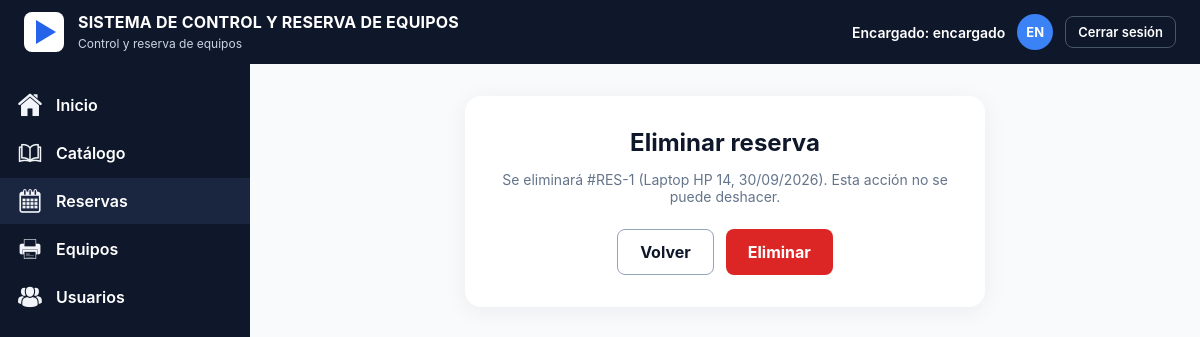
The page /reservas/1/eliminar/ (signed in) on the database its author committed.
### reservas/models.py (models this page shows, shortened)
class Reserva(models.Model):
    CONFIRMADA = "CONFIRMADA"
    CANCELADA = "CANCELADA"
    ESTADOS = [(CONFIRMADA, "Confirmada"), (CANCELADA, "Cancelada")]
    usuario = models.ForeignKey(settings.AUTH_USER_MODEL, on_delete=models.CASCADE, related_name="reservas")
    equipo = models.ForeignKey(Equipo, on_delete=models.CASCADE, related_name="reservas")
    fecha = models.DateField("fecha de uso")
    bloque = models.PositiveSmallIntegerField("bloque horario", choices=BLOQUES)
    estado = models.CharField(max_length=12, choices=ESTADOS, default=CONFIRMADA)
    creada = models.DateTimeField(auto_now_add=True)
    class Meta:
        ordering = ["-fecha", "bloque"]
    @property
    def codigo(self):
        return f"#RES-{self.pk}" if self.pk else "#RES-(nueva)"
    @property
    def horario(self):
        return f"{INICIO_BLOQUE[self.bloque]} - {FIN_BLOQUE[self.bloque]} hrs"

class Equipo(models.Model):
    CATEGORIAS = [
        ("Proyección", "Proyección"),
        ("Video", "Video"),
        ("Computación", "Computación"),
        ("Fotografía", "Fotografía"),
        ("Audio", "Audio"),
        ("Otros", "Otros"),
    ]
    nombre = models.CharField(max_length=100)
    codigo = models.CharField("código interno", max_length=20, unique=True)
    categoria = models.CharField(max_length=30, choices=CATEGORIAS, default="Otros")
    ubicacion = models.CharField("ubicación", max_length=100, blank=True)
    imagen = models.ImageField(upload_to="equipos/", blank=True)
    activo = models.BooleanField(default=True)
    class Meta:
        ordering = ["nombre"]

### reservas/views.py (the view)
# urls.py: path("reservas/<int:pk>/eliminar/", views.reserva_eliminar, name="reserva_eliminar"),
@solo_admin
def reserva_eliminar(request, pk):
    reserva = get_object_or_404(Reserva, pk=pk)
    if request.method == "POST":
        reserva.delete()
        messages.success(request, "La reserva fue eliminada.")
        return redirect("reservas")
    return render(request, "reserva_eliminar.html", {"reserva": reserva})

### reservas/views.py (called while the page is built)
def solo_admin(vista):
    @wraps(vista)
    def envoltura(request, *args, **kwargs):
        if not request.user.is_superuser:
            raise PermissionDenied
        return vista(request, *args, **kwargs)
    return login_required(envoltura)

### templates/reserva_eliminar.html
{% extends "base.html" %}
{% block content %}
<div class="wrap" style="max-width:520px"><div class="card center">
  <h1>Eliminar reserva</h1>
  <p class="mut">Se eliminará {{ reserva.codigo }} ({{ reserva.equipo.nombre }}, {{ reserva.fecha|date:"d/m/Y" }}). Esta acción no se puede deshacer.</p>
  <form method="post">{% csrf_token %}
    <div class="actions" style="justify-content:center"><a class="btn out" href="{% url 'reservas' %}">Volver</a><button class="btn red">Eliminar</button></div>
  </form>
</div></div>
{% endblock %}

### templates/base.html (shortened to what this page needs)
{% load static %}<!DOCTYPE html>
<html lang="es">
<head>
<link rel="stylesheet" href="{% static 'css/style.css' %}">
</head>
<body>
{% with n=request.resolver_match.url_name %}
<header class="topbar">
  <div class="brand">
    <svg viewBox="0 0 40 40" aria-hidden="true"><rect width="40" height="40" rx="8" fill="#fff"/><path d="M12 8l20 12-20 12z" fill="#2563eb"/></svg>
    <div><b>SISTEMA DE CONTROL Y RESERVA DE EQUIPOS</b><small>Control y reserva de equipos</small></div>
  </div>
  {% if user.is_authenticated %}
  <div class="userbox">
    <span>{% if user.is_superuser %}Encargado{% else %}{{ user.perfil.tipo|default:"Usuario" }}{% endif %}: {{ user.first_name|default:user.username }}</span>
    <span class="avatar">{{ user.first_name|default:user.username|slice:":2"|upper }}</span>
    <form method="post" action="{% url 'salir' %}" class="inline">{% csrf_token %}<button class="linkbtn">Cerrar sesión</button></form>
  </div>
  {% endif %}
</header>
<div class="layout">
  <nav class="sidebar" aria-label="Navegación principal">
    <a href="{% url 'inicio' %}" class="{% if n == 'inicio' or n == 'registro' %}active{% endif %}"><img src="{% static 'img/casa.png' %}" alt="">Inicio</a>
    {% if user.is_authenticated %}
    <a href="{% url 'catalogo' %}" class="{% if n == 'catalogo' %}active{% endif %}"><img src="{% static 'img/libro.png' %}" alt="">Catálogo</a>
    <a href="{% url 'reservas' %}" class="{% if n == 'reservas' or n == 'reservar' or 'reserva_' in n %}active{% endif %}"><img src="{% static 'img/calendario.png' %}" alt="">Reservas</a>
    {% if user.is_superuser %}
    <a href="{% url 'equipos' %}" class="{% if n == 'equipos' %}active{% endif %}"><img src="{% static 'img/impresora.png' %}" alt="">Equipos</a>
    <a href="{% url 'usuarios' %}" class="{% if n == 'usuarios' %}active{% endif %}"><img src="{% static 'img/usuarios.png' %}" alt="">Usuarios</a>
    {% endif %}
    {% endif %}
  </nav>
  <main class="content">
    {% block content %}{% endblock %}
  </main>
</div>
{% endwith %}
</body>
</html>

### static/css/style.css (style rules this page uses)
:root { --navy:#0f172a;--navy2:#1a2540;--blue:#2563eb;--blue-d:#1d4ed8;--bg:#f8fafc;--line:#e2e8f0;--txt:#0f172a;--mut:#64748b;--ok:#16a34a;--bad:#dc2626;--warn:#f59e0b }
* { box-sizing:border-box }
body { margin:0;font-family:Inter,system-ui,-apple-system,"Segoe UI",Roboto,sans-serif;background:var(--bg);color:var(--txt);min-height:100vh;display:flex;flex-direction:column }
a { color:var(--blue);text-decoration:none }
.topbar { background:var(--navy);color:#fff;height:64px;display:flex;align-items:center;justify-content:space-between;padding:0 24px;position:sticky;top:0;z-index:5 }
.brand { display:flex;align-items:center;gap:14px }
.brand svg { width:40px;height:40px }
.brand b { display:block;font-size:16px;letter-spacing:.2px }
.brand small { color:#cbd5e1;font-size:12px }
.userbox { display:flex;align-items:center;gap:12px;font-weight:600;font-size:14px }
.avatar { width:36px;height:36px;border-radius:50%;background:#3b82f6;display:grid;place-items:center;font-size:13px;font-weight:700 }
.linkbtn { background:none;border:1px solid #475569;color:#fff;border-radius:8px;padding:7px 12px;cursor:pointer;font:inherit;font-size:13px }
.layout { display:flex;flex:1 }
.sidebar { background:var(--navy);width:250px;padding:16px 0;flex-shrink:0 }
.sidebar a { display:flex;align-items:center;gap:14px;color:#fff;padding:11px 18px;margin:2px 0;font-weight:600;font-size:16px }
.sidebar a img { width:24px;height:24px }
.sidebar a.active { background:var(--navy2) }
.content { flex:1;padding:32px;min-width:0 }
.wrap { max-width:900px;margin:0 auto }
.card { background:#fff;border-radius:16px;box-shadow:0 4px 24px rgba(15,23,42,.06);padding:32px }
h1 { font-size:24px;margin:0 0 6px }
.mut { color:var(--mut);font-size:14px }
.btn { display:inline-block;border:0;border-radius:8px;padding:12px 22px;font:inherit;font-weight:700;cursor:pointer;background:var(--blue);color:#fff;text-align:center }
.btn.out { background:#fff;color:var(--navy);border:1px solid #94a3b8 }
.btn.red { background:var(--bad) }
.actions { display:flex;gap:12px;justify-content:flex-end;margin-top:24px;flex-wrap:wrap }
.center { text-align:center }
.inline { display:inline }
@media (prefers-reduced-motion:no-preference) { .btn,.sidebar a { transition:background .15s } }

### rows shown on the page
Reserva: codigo "#RES-1", equipo.nombre "Laptop HP 14", fecha "30/09/2026"

### other values the page prints
{{ user.first_name|default:user.username }} "encargado"
{{ user.first_name|default:user.username|slice:":2"|upper }} "EN"
